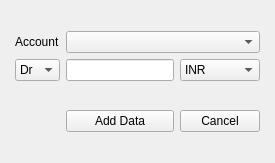
<?xml version="1.0" encoding="UTF-8"?>
<ui version="4.0">
 <class>MainWindow</class>
 <widget class="QMainWindow" name="MainWindow">
  <property name="geometry">
   <rect>
    <x>0</x>
    <y>0</y>
    <width>275</width>
    <height>163</height>
   </rect>
  </property>
  <property name="windowTitle">
   <string>MainWindow</string>
  </property>
  <property name="styleSheet">
   <string notr="true"/>
  </property>
  <widget class="QWidget" name="centralwidget">
   <property name="styleSheet">
    <string notr="true"/>
   </property>
   <layout class="QGridLayout" name="gridLayout">
    <item row="1" column="3" colspan="2">
     <widget class="QComboBox" name="cbAccountName"/>
    </item>
    <item row="1" column="0">
     <widget class="Line" name="line">
      <property name="orientation">
       <enum>Qt::Horizontal</enum>
      </property>
     </widget>
    </item>
    <item row="2" column="5">
     <widget class="Line" name="line_2">
      <property name="orientation">
       <enum>Qt::Horizontal</enum>
      </property>
     </widget>
    </item>
    <item row="1" column="2">
     <widget class="QLabel" name="label">
      <property name="text">
       <string>Account</string>
      </property>
     </widget>
    </item>
    <item row="4" column="4">
     <widget class="QPushButton" name="pbcancel">
      <property name="text">
       <string>Cancel</string>
      </property>
     </widget>
    </item>
    <item row="2" column="4">
     <widget class="QComboBox" name="cbCurrency">
      <item>
       <property name="text">
        <string>INR</string>
       </property>
      </item>
      <item>
       <property name="text">
        <string>USD</string>
       </property>
      </item>
     </widget>
    </item>
    <item row="5" column="3">
     <widget class="Line" name="line_3">
      <property name="styleSheet">
       <string notr="true">background-color: transparent</string>
      </property>
      <property name="orientation">
       <enum>Qt::Vertical</enum>
      </property>
     </widget>
    </item>
    <item row="2" column="2">
     <widget class="QComboBox" name="cbDrCr">
      <item>
       <property name="text">
        <string>Dr</string>
       </property>
      </item>
      <item>
       <property name="text">
        <string>Cr</string>
       </property>
      </item>
     </widget>
    </item>
    <item row="2" column="3">
     <widget class="QLineEdit" name="leAmount">
      <property name="placeholderText">
       <string/>
      </property>
     </widget>
    </item>
    <item row="4" column="3">
     <widget class="QPushButton" name="pdAddRaw">
      <property name="text">
       <string>Add Data</string>
      </property>
      <property name="shortcut">
       <string/>
      </property>
     </widget>
    </item>
    <item row="0" column="3">
     <widget class="Line" name="line_5">
      <property name="styleSheet">
       <string notr="true">background-color: transparent</string>
      </property>
      <property name="orientation">
       <enum>Qt::Vertical</enum>
      </property>
     </widget>
    </item>
    <item row="3" column="3">
     <widget class="Line" name="line_4">
      <property name="styleSheet">
       <string notr="true">background-color: transparent</string>
      </property>
      <property name="orientation">
       <enum>Qt::Vertical</enum>
      </property>
     </widget>
    </item>
   </layout>
  </widget>
 </widget>
 <resources/>
 <connections/>
</ui>
